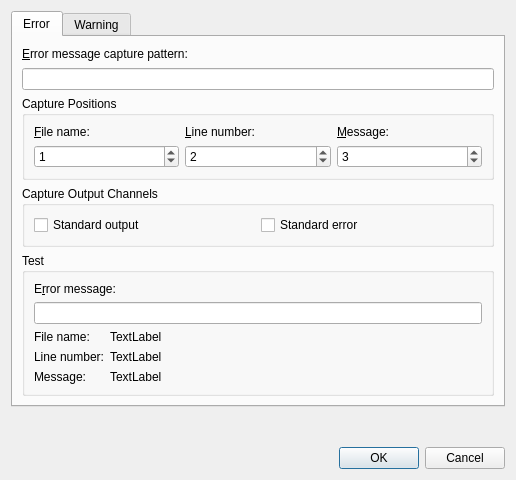
<?xml version="1.0" encoding="UTF-8"?>
<ui version="4.0">
 <class>ProjectExplorer::Internal::CustomParserConfigDialog</class>
 <widget class="QDialog" name="ProjectExplorer::Internal::CustomParserConfigDialog">
  <property name="geometry">
   <rect>
    <x>0</x>
    <y>0</y>
    <width>516</width>
    <height>480</height>
   </rect>
  </property>
  <property name="windowTitle">
   <string>Custom Parser</string>
  </property>
  <layout class="QVBoxLayout" name="verticalLayout_7">
   <item>
    <widget class="QTabWidget" name="tabWidget">
     <property name="currentIndex">
      <number>0</number>
     </property>
     <widget class="QWidget" name="tabError">
      <attribute name="title">
       <string>Error</string>
      </attribute>
      <layout class="QVBoxLayout" name="verticalLayout_3">
       <item>
        <layout class="QVBoxLayout" name="verticalLayout">
         <item>
          <widget class="QLabel" name="label_4">
           <property name="text">
            <string>&amp;Error message capture pattern:</string>
           </property>
           <property name="buddy">
            <cstring>errorPattern</cstring>
           </property>
          </widget>
         </item>
         <item>
          <widget class="QLineEdit" name="errorPattern">
           <property name="text">
            <string/>
           </property>
          </widget>
         </item>
        </layout>
       </item>
       <item>
        <widget class="QGroupBox" name="errorCapturePositionsGroup">
         <property name="title">
          <string>Capture Positions</string>
         </property>
         <layout class="QGridLayout" name="gridLayout">
          <item row="0" column="0">
           <widget class="QLabel" name="label">
            <property name="text">
             <string>&amp;File name:</string>
            </property>
            <property name="buddy">
             <cstring>errorFileNameCap</cstring>
            </property>
           </widget>
          </item>
          <item row="0" column="1">
           <widget class="QLabel" name="label_2">
            <property name="text">
             <string>&amp;Line number:</string>
            </property>
            <property name="buddy">
             <cstring>errorLineNumberCap</cstring>
            </property>
           </widget>
          </item>
          <item row="0" column="2">
           <widget class="QLabel" name="label_3">
            <property name="text">
             <string>&amp;Message:</string>
            </property>
            <property name="buddy">
             <cstring>errorMessageCap</cstring>
            </property>
           </widget>
          </item>
          <item row="1" column="0">
           <widget class="QSpinBox" name="errorFileNameCap">
            <property name="maximum">
             <number>9</number>
            </property>
            <property name="value">
             <number>1</number>
            </property>
           </widget>
          </item>
          <item row="1" column="1">
           <widget class="QSpinBox" name="errorLineNumberCap">
            <property name="maximum">
             <number>9</number>
            </property>
            <property name="value">
             <number>2</number>
            </property>
           </widget>
          </item>
          <item row="1" column="2">
           <widget class="QSpinBox" name="errorMessageCap">
            <property name="maximum">
             <number>9</number>
            </property>
            <property name="value">
             <number>3</number>
            </property>
           </widget>
          </item>
         </layout>
        </widget>
       </item>
       <item>
        <widget class="QGroupBox" name="errorCaptureChannelsGroup">
         <property name="title">
          <string>Capture Output Channels</string>
         </property>
         <layout class="QHBoxLayout" name="horizontalLayout">
          <item>
           <widget class="QCheckBox" name="errorStdOutChannel">
            <property name="text">
             <string>Standard output</string>
            </property>
           </widget>
          </item>
          <item>
           <widget class="QCheckBox" name="errorStdErrChannel">
            <property name="text">
             <string>Standard error</string>
            </property>
           </widget>
          </item>
         </layout>
        </widget>
       </item>
       <item>
        <widget class="QGroupBox" name="errorTestGroup">
         <property name="title">
          <string>Test</string>
         </property>
         <layout class="QVBoxLayout" name="verticalLayout_2">
          <item>
           <widget class="QLabel" name="label_5">
            <property name="text">
             <string>E&amp;rror message:</string>
            </property>
            <property name="buddy">
             <cstring>errorOutputMessage</cstring>
            </property>
           </widget>
          </item>
          <item>
           <widget class="QLineEdit" name="errorOutputMessage">
            <property name="text">
             <string/>
            </property>
           </widget>
          </item>
          <item>
           <layout class="QFormLayout" name="formLayout">
            <item row="0" column="0">
             <widget class="QLabel" name="label_6">
              <property name="text">
               <string>File name:</string>
              </property>
             </widget>
            </item>
            <item row="0" column="1">
             <widget class="QLabel" name="errorFileNameTest">
              <property name="text">
               <string>TextLabel</string>
              </property>
             </widget>
            </item>
            <item row="1" column="0">
             <widget class="QLabel" name="label_7">
              <property name="text">
               <string>Line number:</string>
              </property>
             </widget>
            </item>
            <item row="1" column="1">
             <widget class="QLabel" name="errorLineNumberTest">
              <property name="text">
               <string>TextLabel</string>
              </property>
             </widget>
            </item>
            <item row="2" column="0">
             <widget class="QLabel" name="label_8">
              <property name="text">
               <string>Message:</string>
              </property>
             </widget>
            </item>
            <item row="2" column="1">
             <widget class="QLabel" name="errorMessageTest">
              <property name="text">
               <string>TextLabel</string>
              </property>
             </widget>
            </item>
           </layout>
          </item>
         </layout>
        </widget>
       </item>
      </layout>
     </widget>
     <widget class="QWidget" name="tabWarning">
      <attribute name="title">
       <string>Warning</string>
      </attribute>
      <layout class="QVBoxLayout" name="verticalLayout_5">
       <item>
        <layout class="QVBoxLayout" name="verticalLayout_4">
         <item>
          <widget class="QLabel" name="label_9">
           <property name="text">
            <string>Warning message capture pattern:</string>
           </property>
          </widget>
         </item>
         <item>
          <widget class="QLineEdit" name="warningPattern">
           <property name="text">
            <string/>
           </property>
          </widget>
         </item>
        </layout>
       </item>
       <item>
        <widget class="QGroupBox" name="warningCapturePositionsGroup">
         <property name="title">
          <string>Capture Positions</string>
         </property>
         <layout class="QGridLayout" name="gridLayout_2">
          <item row="2" column="2">
           <widget class="QSpinBox" name="warningLineNumberCap">
            <property name="maximum">
             <number>9</number>
            </property>
            <property name="value">
             <number>2</number>
            </property>
           </widget>
          </item>
          <item row="2" column="4">
           <widget class="QSpinBox" name="warningMessageCap">
            <property name="maximum">
             <number>9</number>
            </property>
            <property name="value">
             <number>3</number>
            </property>
           </widget>
          </item>
          <item row="0" column="2">
           <widget class="QLabel" name="label_12">
            <property name="text">
             <string>&amp;Line number:</string>
            </property>
            <property name="buddy">
             <cstring>errorLineNumberCap</cstring>
            </property>
           </widget>
          </item>
          <item row="0" column="0">
           <widget class="QLabel" name="label_11">
            <property name="text">
             <string>&amp;File name:</string>
            </property>
            <property name="buddy">
             <cstring>errorFileNameCap</cstring>
            </property>
           </widget>
          </item>
          <item row="2" column="0">
           <widget class="QSpinBox" name="warningFileNameCap">
            <property name="maximum">
             <number>9</number>
            </property>
            <property name="value">
             <number>1</number>
            </property>
           </widget>
          </item>
          <item row="0" column="4">
           <widget class="QLabel" name="label_13">
            <property name="text">
             <string>&amp;Message:</string>
            </property>
            <property name="buddy">
             <cstring>errorMessageCap</cstring>
            </property>
           </widget>
          </item>
         </layout>
        </widget>
       </item>
       <item>
        <widget class="QGroupBox" name="warningOutputChannelsGroup">
         <property name="title">
          <string>Capture Output Channels</string>
         </property>
         <layout class="QHBoxLayout" name="horizontalLayout_2">
          <item>
           <widget class="QCheckBox" name="warningStdOutChannel">
            <property name="text">
             <string>Standard output</string>
            </property>
           </widget>
          </item>
          <item>
           <widget class="QCheckBox" name="warningStdErrChannel">
            <property name="text">
             <string>Standard error</string>
            </property>
           </widget>
          </item>
         </layout>
        </widget>
       </item>
       <item>
        <widget class="QGroupBox" name="warningTestGroup">
         <property name="title">
          <string>Test</string>
         </property>
         <layout class="QVBoxLayout" name="verticalLayout_6">
          <item>
           <widget class="QLabel" name="label_14">
            <property name="text">
             <string>Warning message:</string>
            </property>
            <property name="buddy">
             <cstring>errorOutputMessage</cstring>
            </property>
           </widget>
          </item>
          <item>
           <widget class="QLineEdit" name="warningOutputMessage">
            <property name="text">
             <string/>
            </property>
           </widget>
          </item>
          <item>
           <layout class="QFormLayout" name="formLayout_2">
            <item row="0" column="0">
             <widget class="QLabel" name="label_15">
              <property name="text">
               <string>File name:</string>
              </property>
             </widget>
            </item>
            <item row="0" column="1">
             <widget class="QLabel" name="warningFileNameTest">
              <property name="text">
               <string>TextLabel</string>
              </property>
             </widget>
            </item>
            <item row="1" column="0">
             <widget class="QLabel" name="label_16">
              <property name="text">
               <string>Line number:</string>
              </property>
             </widget>
            </item>
            <item row="1" column="1">
             <widget class="QLabel" name="warningLineNumberTest">
              <property name="text">
               <string>TextLabel</string>
              </property>
             </widget>
            </item>
            <item row="2" column="0">
             <widget class="QLabel" name="label_17">
              <property name="text">
               <string>Message:</string>
              </property>
             </widget>
            </item>
            <item row="2" column="1">
             <widget class="QLabel" name="warningMessageTest">
              <property name="text">
               <string>TextLabel</string>
              </property>
             </widget>
            </item>
           </layout>
          </item>
         </layout>
        </widget>
       </item>
      </layout>
     </widget>
    </widget>
   </item>
   <item>
    <spacer name="verticalSpacer">
     <property name="orientation">
      <enum>Qt::Vertical</enum>
     </property>
     <property name="sizeHint" stdset="0">
      <size>
       <width>20</width>
       <height>22</height>
      </size>
     </property>
    </spacer>
   </item>
   <item>
    <widget class="QDialogButtonBox" name="buttonBox">
     <property name="standardButtons">
      <set>QDialogButtonBox::Cancel|QDialogButtonBox::Ok</set>
     </property>
    </widget>
   </item>
  </layout>
 </widget>
 <tabstops>
  <tabstop>errorPattern</tabstop>
  <tabstop>errorFileNameCap</tabstop>
  <tabstop>errorLineNumberCap</tabstop>
  <tabstop>errorMessageCap</tabstop>
  <tabstop>errorOutputMessage</tabstop>
  <tabstop>buttonBox</tabstop>
 </tabstops>
 <resources/>
 <connections>
  <connection>
   <sender>buttonBox</sender>
   <signal>accepted()</signal>
   <receiver>ProjectExplorer::Internal::CustomParserConfigDialog</receiver>
   <slot>accept()</slot>
   <hints>
    <hint type="sourcelabel">
     <x>320</x>
     <y>341</y>
    </hint>
    <hint type="destinationlabel">
     <x>386</x>
     <y>289</y>
    </hint>
   </hints>
  </connection>
  <connection>
   <sender>buttonBox</sender>
   <signal>rejected()</signal>
   <receiver>ProjectExplorer::Internal::CustomParserConfigDialog</receiver>
   <slot>reject()</slot>
   <hints>
    <hint type="sourcelabel">
     <x>277</x>
     <y>350</y>
    </hint>
    <hint type="destinationlabel">
     <x>421</x>
     <y>255</y>
    </hint>
   </hints>
  </connection>
 </connections>
</ui>
